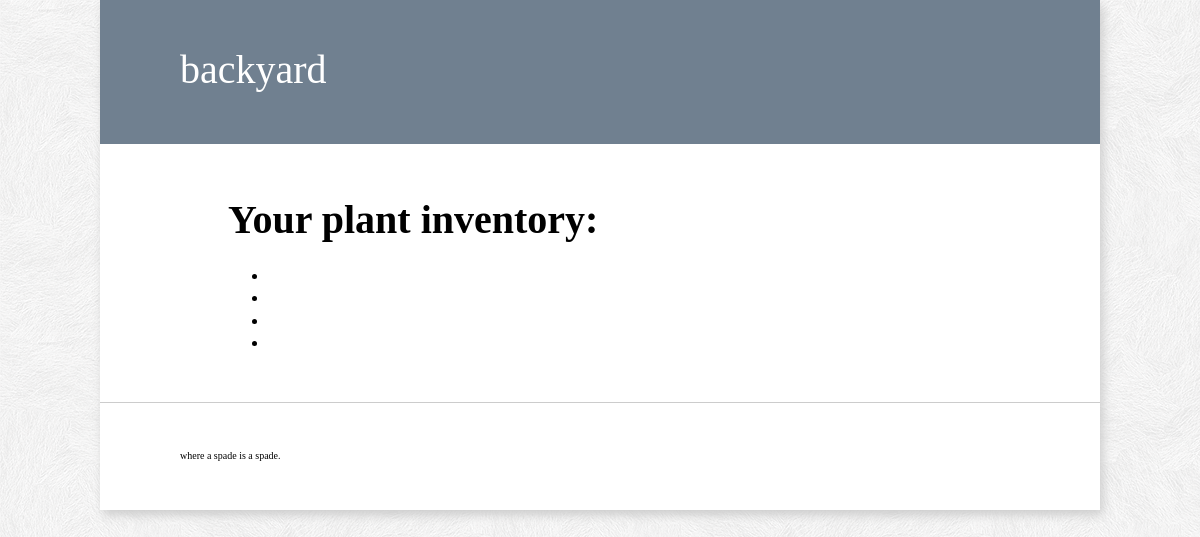
Page /plants/ on the earlier database version.
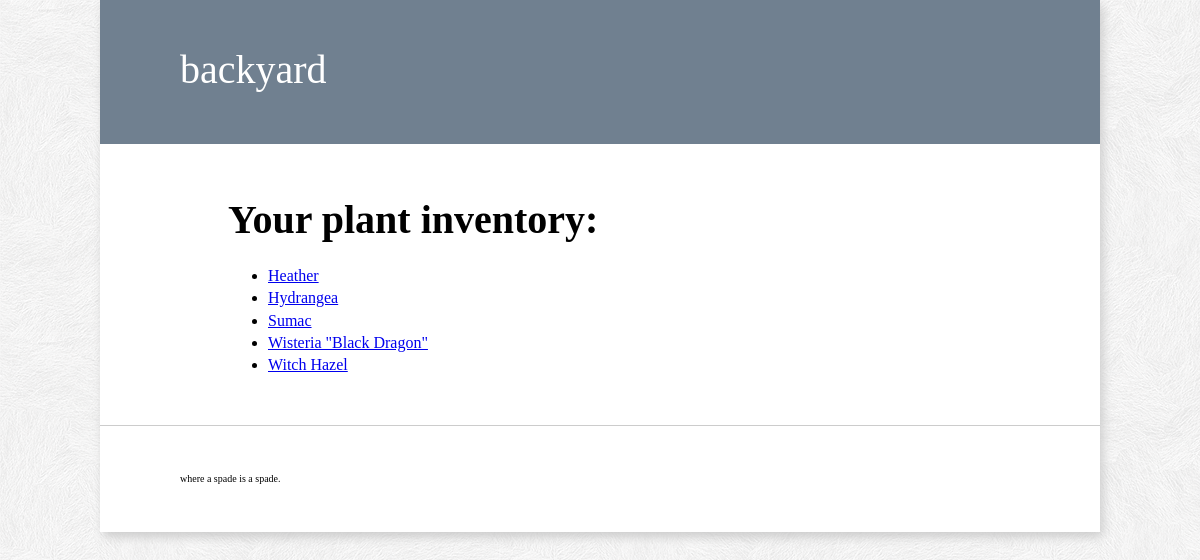
Same page on the later database version.
### plant/models.py (models this page shows, shortened)
class Plant(models.Model):
    common_name = models.CharField(max_length=50)
    genus = models.CharField(max_length=50)
    species = models.CharField(max_length=50)
    zone = models.IntegerField()
    featureColor = models.CharField(max_length=20)
    nativeRegion = models.CharField(max_length=50)
    thingy = models.CharField(max_length=50, blank="True")
    plantDescription = models.TextField()
    plantType = models.CharField(max_length=20)
    SPRING = 'Spring'
    SUMMER = 'Summer'
    FALL = 'Fall'
    WINTER = 'Winter'
    BLOOM_TIME_CHOICES = (
        (SPRING, 'Spring'),
        (SUMMER, 'Summer'),
        (FALL, 'Fall'),
        (WINTER, 'Winter'),
    )
    bloom_time = models.CharField(max_length=15,
        choices=BLOOM_TIME_CHOICES,
        default=SPRING
    )
    FULL_SUN = 'Full Sun'
    PART_SUN = 'Part Sun'
    SHADE = 'Shade'
    SUN_NEEDS_CHOICES = (
        (FULL_SUN, 'Full Sun'),
        (PART_SUN, 'Part Sun'),
        (SHADE, 'Shade'),
    )
    sun_needs = models.CharField(max_length=15,
        choices=SUN_NEEDS_CHOICES,
        default = FULL_SUN
    )

### plant/views.py (the view)
def index(request):
    entire_plant_list = Plant.objects.order_by('common_name')
    context = {
        'entire_plant_list': entire_plant_list,
    }
    return render(request, 'plant/index.html', context)

### plant/templates/plant/index.html
{% extends 'base.html' %}
{% block content %}
<h1>Your plant inventory:</h1>
{% if entire_plant_list %}
    <ul>
    {% for plant in entire_plant_list %}
        <li><a href="/plants/{{ plant.id }}/">{{ plant.common_name }}</a></li>
    {% endfor %}
    </ul>
{% else %}
    <p>No plants are available at this time.</p>
{% endif %}
{% endblock %}

Differences in the rows shown:
added Plant: common_name "Heather"
added Plant: common_name "Hydrangea"
now on this page (row edited): Plant: common_name "Sumac"
added Plant: common_name "Wisteria \"Black Dragon\""
added Plant: common_name "Witch Hazel"
